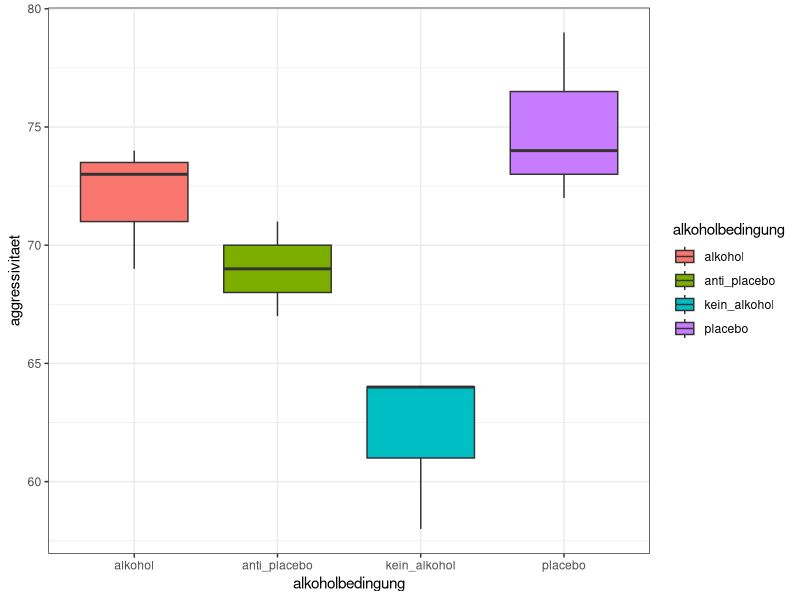

The R script that drew this image:
## ---- chunk 1
# Unsere Variable:
my_var <- 4

# Ausgeben mit:
print(my_var)

# oder:
my_var
## ---- chunk 2
x <- c(23.192, 21.454, 24.677)
round(x, digits = 1)
## ---- chunk 3
numbers <- c(1, 2.5, 4.5) 

# Das erste Element:
numbers[1]

# Das zweite Element:
numbers[2]

# Index des letzten Elements (von 1 ausgehend)
length(numbers)

# Zugriff auf das letzte Element
numbers[length(numbers)]

# Mit - (Minus) können wir ein Element weglassen:
numbers[-1]

# Bilden einer Teilsequenz aus numbers:
numbers[1:2]

# Weglassen des ersten und dritten Elements weglassen:
numbers[-c(1, 3)]
## ---- chunk 4
x <- 1:8

# Bilden der Matrix durch Zuweisen des dim-Attributes:
dim(x) <- c(2, 4)

# oder mit:
m <- matrix(1:8, nrow = 2, ncol = 4, byrow = FALSE)
m

# byrow ändert, wie die Matrix gefüllt wird (standardmäßig FALSE)
m2 <- matrix(1:8, nrow = 2, ncol = 4, byrow = TRUE)
m2

# Transponieren:
(m_transponiert <- t(m))
## ---- chunk 5
library(dplyr)
## ---- chunk 6
kein_alkohol <- c(64, 58, 64)
kein_alkohol <- tibble(aggressivitaet = kein_alkohol,
                           alkoholbedingung = "kein_alkohol")

placebo <- c(74, 79, 72)
placebo <- tibble(aggressivitaet = placebo,
                      alkoholbedingung = "placebo")

anti_placebo <- c(71, 69, 67)
anti_placebo <- tibble(aggressivitaet = anti_placebo,
                           alkoholbedingung = "anti_placebo")

alkohol <- c(69, 73, 74)
alkohol <- tibble(aggressivitaet = alkohol,
                      alkoholbedingung = "alkohol")
## ---- chunk 7
alk_aggr <- bind_rows(kein_alkohol,
                      placebo,
                      anti_placebo,
                      alkohol)
#> # A tibble: 12 × 2
#>   aggressivitaet alkoholbedingung
#>            <dbl> <chr>           
#> 1             64 kein_alkohol    
#> 2             58 kein_alkohol    
#> 3             64 kein_alkohol    
#> 4             74 placebo         
#> 5             79 placebo         
#> 6             72 placebo         
#> # … with 6 more rows
## ---- chunk 8
alk_aggr$alkoholbedingung <- factor(alk_aggr$alkoholbedingung)

#> # A tibble: 12 × 2
#>   aggressivitaet alkoholbedingung
#>            <dbl> <fct>           
#> 1             64 kein_alkohol    
#> 2             58 kein_alkohol    
#> 3             64 kein_alkohol    
#> 4             74 placebo         
#> 5             79 placebo         
#> 6             72 placebo         
#> # … with 6 more rows
## ---- chunk 9
library(ggplot2)
alk_aggr %>%
    ggplot(aes(x = alkoholbedingung,
               y = aggressivitaet,
               fill = alkoholbedingung)) +
    geom_boxplot() +
    theme_bw()
## ---- chunk 10
Vpn <- c("VP_1", "VP_2", "VP_3", "VP_4")
Vpn <- factor(Vpn)
